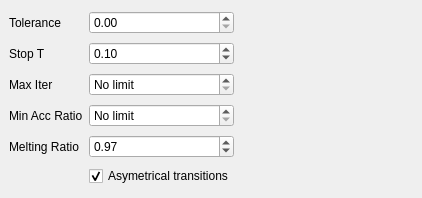
     <widget class="QWidget" name="SATab" >
      <property name="geometry" >
       <rect>
        <x>0</x>
        <y>0</y>
        <width>422</width>
        <height>198</height>
       </rect>
      </property>
      <attribute name="title" >
       <string>SimAnn</string>
      </attribute>
      <layout class="QGridLayout" >
       <property name="margin" >
        <number>9</number>
       </property>
       <property name="spacing" >
        <number>6</number>
       </property>
       <item row="3" column="1" >
        <widget class="QDoubleSpinBox" name="SA_minaccratioSB" >
         <property name="toolTip" >
          <string>&lt;!DOCTYPE HTML PUBLIC "-//W3C//DTD HTML 4.0//EN" "http://www.w3.org/TR/REC-html40/strict.dtd">
&lt;html>&lt;head>&lt;meta name="qrichtext" content="1" />&lt;style type="text/css">
p, li { white-space: pre-wrap; }
&lt;/style>&lt;/head>&lt;body style=" font-family:'MS Shell Dlg 2'; font-size:8.25pt; font-weight:400; font-style:normal;">
&lt;p style=" margin-top:0px; margin-bottom:0px; margin-left:0px; margin-right:0px; -qt-block-indent:0; text-indent:0px;">&lt;span style=" font-size:8pt;">The Simulated annealing will stop if the transition acceptance ratio gets lower than this value.&lt;/span>&lt;/p>&lt;/body>&lt;/html></string>
         </property>
         <property name="specialValueText" >
          <string>No limit</string>
         </property>
         <property name="accelerated" >
          <bool>true</bool>
         </property>
         <property name="maximum" >
          <double>1.000000000000000</double>
         </property>
         <property name="singleStep" >
          <double>0.010000000000000</double>
         </property>
        </widget>
       </item>
       <item row="5" column="1" >
        <widget class="QCheckBox" name="SA_directCB" >
         <property name="toolTip" >
          <string>Enable proposing asymetrical transitions (aka "NNRLA-direct mode") during the Simulated annealing.</string>
         </property>
         <property name="text" >
          <string>Asymetrical transitions</string>
         </property>
         <property name="checked" >
          <bool>true</bool>
         </property>
        </widget>
       </item>
       <item row="5" column="2" >
        <spacer>
         <property name="orientation" >
          <enum>Qt::Horizontal</enum>
         </property>
         <property name="sizeHint" stdset="0" >
          <size>
           <width>40</width>
           <height>20</height>
          </size>
         </property>
        </spacer>
       </item>
       <item row="4" column="2" >
        <spacer>
         <property name="orientation" >
          <enum>Qt::Horizontal</enum>
         </property>
         <property name="sizeHint" stdset="0" >
          <size>
           <width>40</width>
           <height>20</height>
          </size>
         </property>
        </spacer>
       </item>
       <item row="3" column="2" >
        <spacer>
         <property name="orientation" >
          <enum>Qt::Horizontal</enum>
         </property>
         <property name="sizeHint" stdset="0" >
          <size>
           <width>40</width>
           <height>20</height>
          </size>
         </property>
        </spacer>
       </item>
       <item row="4" column="1" >
        <widget class="QDoubleSpinBox" name="SA_meltratioSB" >
         <property name="toolTip" >
          <string>The initial T value will be automatically raised during the "melting" stage (randomisation) until the transition acceptance ratio reaches this value</string>
         </property>
         <property name="accelerated" >
          <bool>true</bool>
         </property>
         <property name="maximum" >
          <double>1.000000000000000</double>
         </property>
         <property name="singleStep" >
          <double>0.010000000000000</double>
         </property>
         <property name="value" >
          <double>0.970000000000000</double>
         </property>
        </widget>
       </item>
       <item row="4" column="0" >
        <widget class="QLabel" name="label_5" >
         <property name="toolTip" >
          <string>The initial T value will be automatically raised during the "melting" stage (randomisation) until the transition acceptance ratio reaches this value</string>
         </property>
         <property name="text" >
          <string>Melting Ratio</string>
         </property>
        </widget>
       </item>
       <item row="3" column="0" >
        <widget class="QLabel" name="label_3" >
         <property name="toolTip" >
          <string>&lt;!DOCTYPE HTML PUBLIC "-//W3C//DTD HTML 4.0//EN" "http://www.w3.org/TR/REC-html40/strict.dtd">
&lt;html>&lt;head>&lt;meta name="qrichtext" content="1" />&lt;style type="text/css">
p, li { white-space: pre-wrap; }
&lt;/style>&lt;/head>&lt;body style=" font-family:'MS Shell Dlg 2'; font-size:8.25pt; font-weight:400; font-style:normal;">
&lt;p style=" margin-top:0px; margin-bottom:0px; margin-left:0px; margin-right:0px; -qt-block-indent:0; text-indent:0px;">&lt;span style=" font-size:8pt;">The Simulated annealing will stop if the transition acceptance ratio gets lower than this value.&lt;/span>&lt;/p>&lt;/body>&lt;/html></string>
         </property>
         <property name="text" >
          <string>Min Acc Ratio</string>
         </property>
        </widget>
       </item>
       <item row="2" column="0" >
        <widget class="QLabel" name="label_4" >
         <property name="toolTip" >
          <string>The Simulated annealing will stop after this many iterations.</string>
         </property>
         <property name="text" >
          <string>Max Iter</string>
         </property>
        </widget>
       </item>
       <item row="2" column="1" >
        <widget class="QSpinBox" name="SA_maxiterSB" >
         <property name="toolTip" >
          <string>The Simulated annealing will stop after this many iterations.</string>
         </property>
         <property name="specialValueText" >
          <string>No limit</string>
         </property>
         <property name="accelerated" >
          <bool>true</bool>
         </property>
         <property name="maximum" >
          <number>999999999</number>
         </property>
        </widget>
       </item>
       <item row="1" column="1" >
        <widget class="QDoubleSpinBox" name="SA_stopTSB" >
         <property name="toolTip" >
          <string>&lt;!DOCTYPE HTML PUBLIC "-//W3C//DTD HTML 4.0//EN" "http://www.w3.org/TR/REC-html40/strict.dtd">
&lt;html>&lt;head>&lt;meta name="qrichtext" content="1" />&lt;style type="text/css">
p, li { white-space: pre-wrap; }
&lt;/style>&lt;/head>&lt;body style=" font-family:'MS Shell Dlg 2'; font-size:8.25pt; font-weight:400; font-style:normal;">
&lt;p style=" margin-top:0px; margin-bottom:0px; margin-left:0px; margin-right:0px; -qt-block-indent:0; text-indent:0px;">&lt;span style=" font-size:8pt;">The Simulated annealing will stop if the T parameter reaches this value.&lt;/span>&lt;/p>&lt;/body>&lt;/html></string>
         </property>
         <property name="specialValueText" >
          <string>No limit</string>
         </property>
         <property name="accelerated" >
          <bool>true</bool>
         </property>
         <property name="maximum" >
          <double>10000000000.000000000000000</double>
         </property>
         <property name="value" >
          <double>0.100000000000000</double>
         </property>
        </widget>
       </item>
       <item row="0" column="1" >
        <widget class="QDoubleSpinBox" name="SA_tolSB" >
         <property name="toolTip" >
          <string>&lt;!DOCTYPE HTML PUBLIC "-//W3C//DTD HTML 4.0//EN" "http://www.w3.org/TR/REC-html40/strict.dtd">
&lt;html>&lt;head>&lt;meta name="qrichtext" content="1" />&lt;style type="text/css">
p, li { white-space: pre-wrap; }
&lt;/style>&lt;/head>&lt;body style=" font-family:'MS Shell Dlg 2'; font-size:8.25pt; font-weight:400; font-style:normal;">
&lt;p style=" margin-top:0px; margin-bottom:0px; margin-left:0px; margin-right:0px; -qt-block-indent:0; text-indent:0px;">The Simulated annealing will stop if the Chi&lt;span style=" vertical-align:super;">2&lt;/span> gets lower than this value.&lt;/p>&lt;/body>&lt;/html></string>
         </property>
         <property name="accelerated" >
          <bool>true</bool>
         </property>
        </widget>
       </item>
       <item row="0" column="0" >
        <widget class="QLabel" name="label" >
         <property name="toolTip" >
          <string>&lt;!DOCTYPE HTML PUBLIC "-//W3C//DTD HTML 4.0//EN" "http://www.w3.org/TR/REC-html40/strict.dtd">
&lt;html>&lt;head>&lt;meta name="qrichtext" content="1" />&lt;style type="text/css">
p, li { white-space: pre-wrap; }
&lt;/style>&lt;/head>&lt;body style=" font-family:'MS Shell Dlg 2'; font-size:8.25pt; font-weight:400; font-style:normal;">
&lt;p style=" margin-top:0px; margin-bottom:0px; margin-left:0px; margin-right:0px; -qt-block-indent:0; text-indent:0px;">The Simulated annealing will stop if the Chi&lt;span style=" vertical-align:super;">2&lt;/span> gets lower than this value.&lt;/p>&lt;/body>&lt;/html></string>
         </property>
         <property name="text" >
          <string>Tolerance</string>
         </property>
        </widget>
       </item>
       <item row="1" column="0" >
        <widget class="QLabel" name="label_2" >
         <property name="toolTip" >
          <string>&lt;!DOCTYPE HTML PUBLIC "-//W3C//DTD HTML 4.0//EN" "http://www.w3.org/TR/REC-html40/strict.dtd">
&lt;html>&lt;head>&lt;meta name="qrichtext" content="1" />&lt;style type="text/css">
p, li { white-space: pre-wrap; }
&lt;/style>&lt;/head>&lt;body style=" font-family:'MS Shell Dlg 2'; font-size:8.25pt; font-weight:400; font-style:normal;">
&lt;p style=" margin-top:0px; margin-bottom:0px; margin-left:0px; margin-right:0px; -qt-block-indent:0; text-indent:0px;">&lt;span style=" font-size:8pt;">The Simulated annealing will stop if the T parameter reaches this value.&lt;/span>&lt;/p>&lt;/body>&lt;/html></string>
         </property>
         <property name="text" >
          <string>Stop T</string>
         </property>
        </widget>
       </item>
       <item row="0" column="2" >
        <spacer>
         <property name="orientation" >
          <enum>Qt::Horizontal</enum>
         </property>
         <property name="sizeHint" stdset="0" >
          <size>
           <width>40</width>
           <height>20</height>
          </size>
         </property>
        </spacer>
       </item>
       <item row="1" column="2" >
        <spacer>
         <property name="orientation" >
          <enum>Qt::Horizontal</enum>
         </property>
         <property name="sizeHint" stdset="0" >
          <size>
           <width>40</width>
           <height>20</height>
          </size>
         </property>
        </spacer>
       </item>
       <item row="2" column="2" >
        <spacer>
         <property name="orientation" >
          <enum>Qt::Horizontal</enum>
         </property>
         <property name="sizeHint" stdset="0" >
          <size>
           <width>40</width>
           <height>20</height>
          </size>
         </property>
        </spacer>
       </item>
      </layout>
     </widget>
